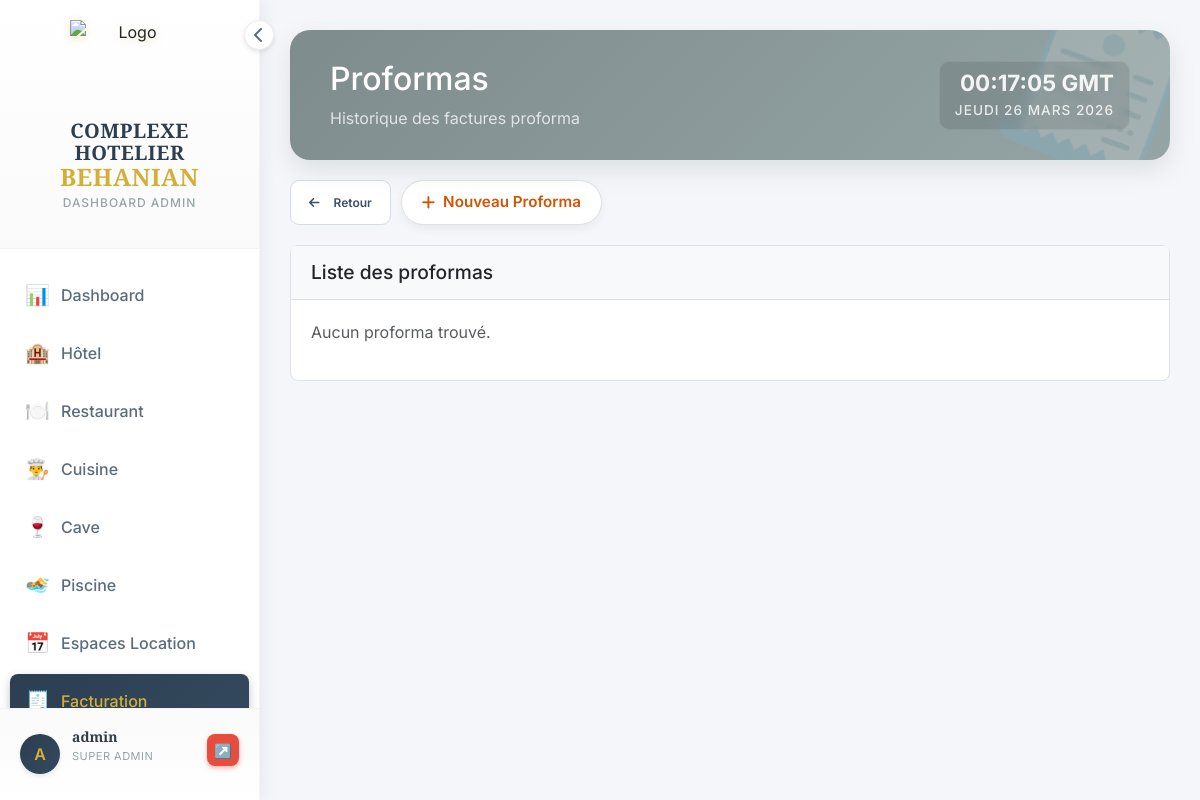
Before: /facturation/proformas/ (signed in) with the older database file.
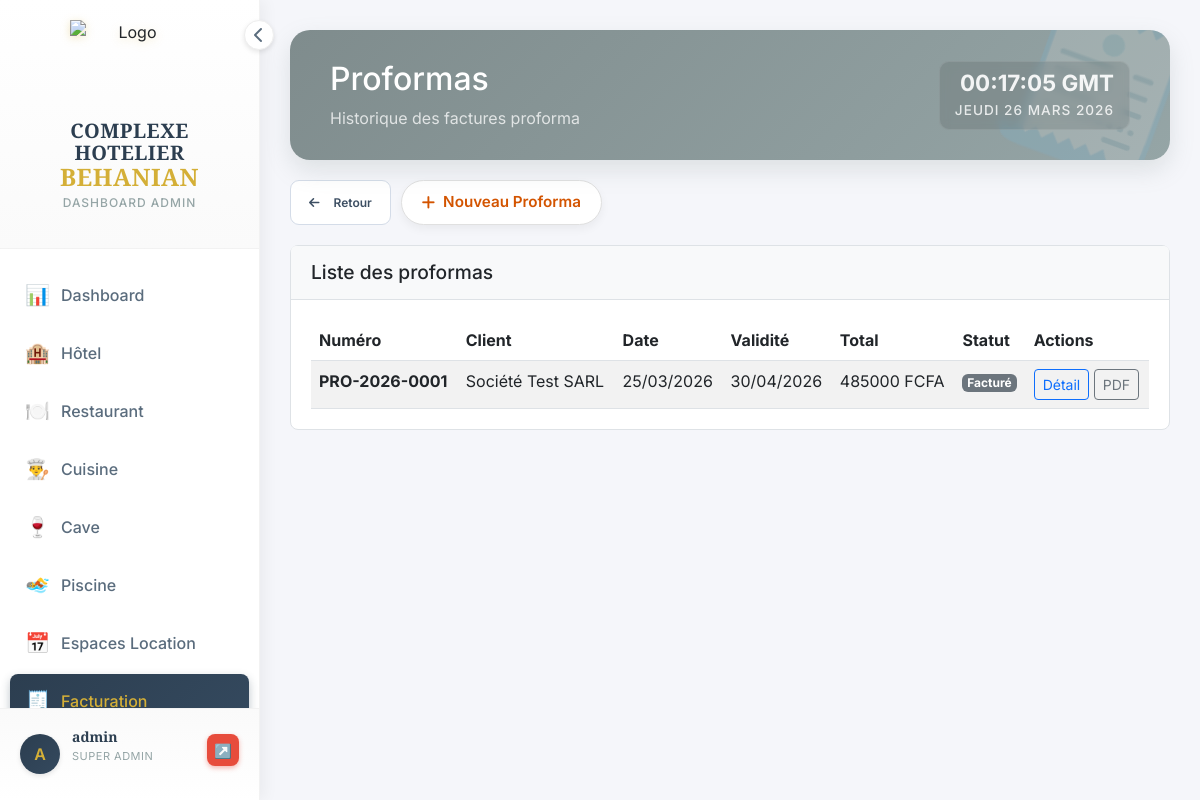
After: the same page with the newer database file.
### facturation/models.py (models this page shows, shortened)
class Proforma(models.Model):
    STATUT_CHOICES = [
        ('en_attente', 'En attente'),
        ('draft', 'Brouillon'),
        ('sent', 'Envoyé'),
        ('accepted', 'Accepté'),
        ('validee', 'Validée'),
        ('refused', 'Refusé'),
        ('annulee', 'Annulée'),
        ('invoiced', 'Facturé'),
        ('convertie', 'Convertie'),
    ]
    numero = models.CharField(max_length=20, unique=True)
    client = models.ForeignKey(Client, on_delete=models.CASCADE)
    date_creation = models.DateTimeField(default=timezone.now)
    date_validite = models.DateField()
    statut = models.CharField(max_length=20, choices=STATUT_CHOICES, default='draft')
    sous_total = models.DecimalField(max_digits=10, decimal_places=2, default=Decimal('0.00'))
    remise = models.DecimalField(max_digits=10, decimal_places=2, default=Decimal('0.00'))
    taux_tva = models.DecimalField(max_digits=5, decimal_places=2, default=Decimal('20.00'))
    montant_tva = models.DecimalField(max_digits=10, decimal_places=2, default=Decimal('0.00'))
    total = models.DecimalField(max_digits=10, decimal_places=2, default=Decimal('0.00'))
    cree_par = models.ForeignKey(User, on_delete=models.SET_NULL, null=True)
    notes = models.TextField(blank=True)
    class Meta:
        ordering = ['-date_creation']

class Client(models.Model):
    nom = models.CharField(max_length=100)
    prenom = models.CharField(max_length=100, blank=True)
    email = models.EmailField(blank=True)
    telephone = models.CharField(max_length=20, blank=True)
    adresse = models.TextField(blank=True)
    nif = models.CharField(max_length=50, blank=True, verbose_name="NIF")
    stat = models.CharField(max_length=50, blank=True, verbose_name="STAT")
    class Meta:
        ordering = ['nom', 'prenom']
    @property
    def nom_complet(self):
        return f"{self.nom} {self.prenom}".strip()

### facturation/views.py (the view)
# urls.py: path('proformas/', views.proforma_list, name='proforma_list'),
@require_module_access('facturation')
def proforma_list(request):
    proformas = Proforma.objects.all()
    return render(request, 'facturation/proforma_list.html', {'proformas': proformas})

### utils/permissions.py (called while the page is built, shortened)
def get_user_groups(user):
    return list(user.groups.values_list('name', flat=True))

def user_has_access(user, module):
    if not user.is_authenticated:
        return False
    if user.is_superuser:
        return True

def require_module_access(module):
    def decorator(view_func):
        @wraps(view_func)
        @login_required
        def wrapper(request, *args, **kwargs):
            if not user_has_access(request.user, module):
                messages.error(request,
                    "Accès refusé — vous n'avez pas les droits pour accéder à ce module.")
                return redirect('dashboard:index')
            return view_func(request, *args, **kwargs)
        return wrapper
    return decorator

def get_accessible_modules(user):
    if user.is_superuser:
        return ['dashboard', 'hotel', 'restaurant', 'bar', 'cuisine',
                'piscine', 'boite_nuit', 'espaces', 'caisse', 'facturation',
                'parametres', 'users']

### templates/facturation/proforma_list.html (shortened to what this page needs)
{% extends 'dashboard/base_dashboard.html' %}
{% block content %}
<div class="header-glam facturation-watermark">
    <div class="header-content">
        <h2>Proformas</h2>
        <p class="mb-0 opacity-75">Historique des factures proforma</p>
    </div>
    <div class="header-clock">
        <span class="time">--:-- GMT</span>
        <span class="date">Chargement...</span>
    </div>
</div>
<div style="display:flex;gap:10px;margin-bottom:20px">
    <a href="{% url 'facturation:index' %}" class="btn-p btn-outline" onclick="sessionStorage.setItem('facTab','proformas')" style="padding:9px 18px;border-radius:9px;border:1px solid #d4dce8;background:white;color:#3d4f63;font-size:12px;font-weight:600;display:inline-flex;align-items:center;gap:6px;text-decoration:none"><i class="fas fa-arrow-left"></i> Retour</a>
    <a href="{% url 'facturation:proforma_create' %}" class="btn-add-glam">
        <i class="fas fa-plus mr-2"></i> Nouveau Proforma
    </a>
</div>
<div class="content-section">
    <div class="card">
        <div class="card-header">
            <h3>Liste des proformas</h3>
        </div>
        <div class="card-body">
            {% if proformas %}
                <div class="table-responsive">
                    <table class="table table-striped">
                        <thead>
                            <tr>
                                <th>Numéro</th>
                                <th>Client</th>
                                <th>Date</th>
                                <th>Validité</th>
                                <th>Total</th>
                                <th>Statut</th>
                                <th>Actions</th>
                            </tr>
                        </thead>
                        <tbody>
                            {% for proforma in proformas %}
                                <tr>
                                    <td><strong>{{ proforma.numero }}</strong></td>
                                    <td>{{ proforma.client.nom_complet }}</td>
                                    <td>{{ proforma.date_creation|date:"d/m/Y" }}</td>
                                    <td>{{ proforma.date_validite|date:"d/m/Y" }}</td>
                                    <td>{{ proforma.total|floatformat:0 }} FCFA</td>
                                    <td>
                                        <span class="badge badge-{% if proforma.statut == 'accepted' %}success{% elif proforma.statut == 'sent' %}primary{% elif proforma.statut == 'expired' %}danger{% else %}secondary{% endif %}">
                                            {{ proforma.get_statut_display }}
                                        </span>
                                    </td>
                                    <td>
                                        <a href="{% url 'facturation:proforma_detail' proforma.pk %}" class="btn btn-sm btn-outline-primary">Détail</a>
                                        <a href="{% url 'facturation:proforma_pdf' proforma.pk %}" class="btn btn-sm btn-outline-secondary">PDF</a>
                                    </td>
                                </tr>
                            {% endfor %}
                        </tbody>
                    </table>
                </div>
            {% else %}
                <p class="text-muted">Aucun proforma trouvé.</p>
            {% endif %}
        </div>
    </div>
</div>
{% endblock %}

Changed rows visible on the page:
added Proforma: numero "PRO-2026-0001", client.nom_complet "Société Test SARL", date_creation "25/03/2026", date_validite "30/04/2026", total "485000", statut "Facturé"
Other visible differences:
text no longer shown: "Aucun proforma trouvé."
text now shown: "Numéro Client Date Validité Total Statut Actions"
